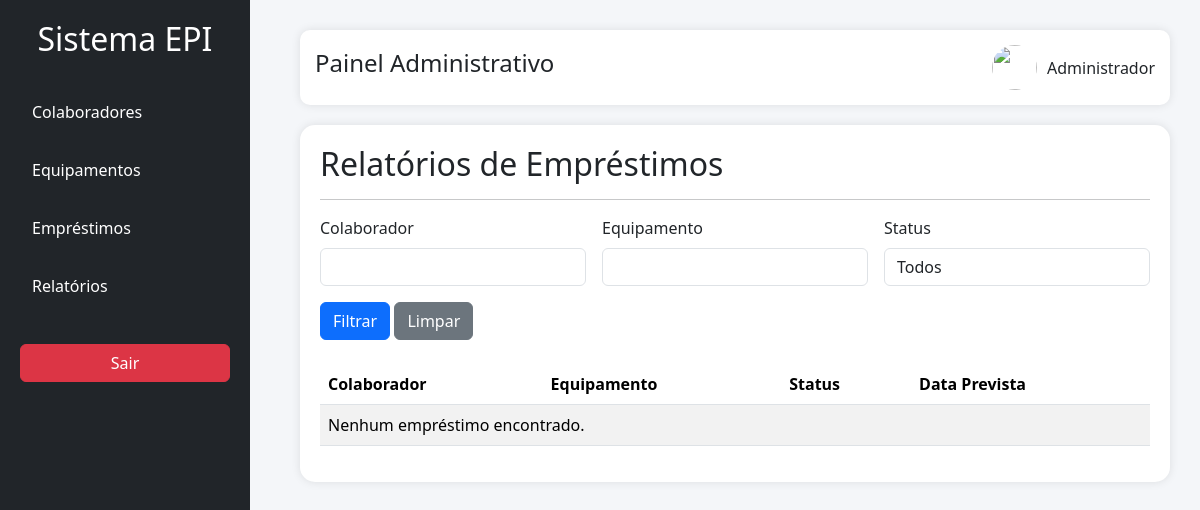
/emprestimos/relatorios/ (signed in), run on an earlier commit of the app's database.
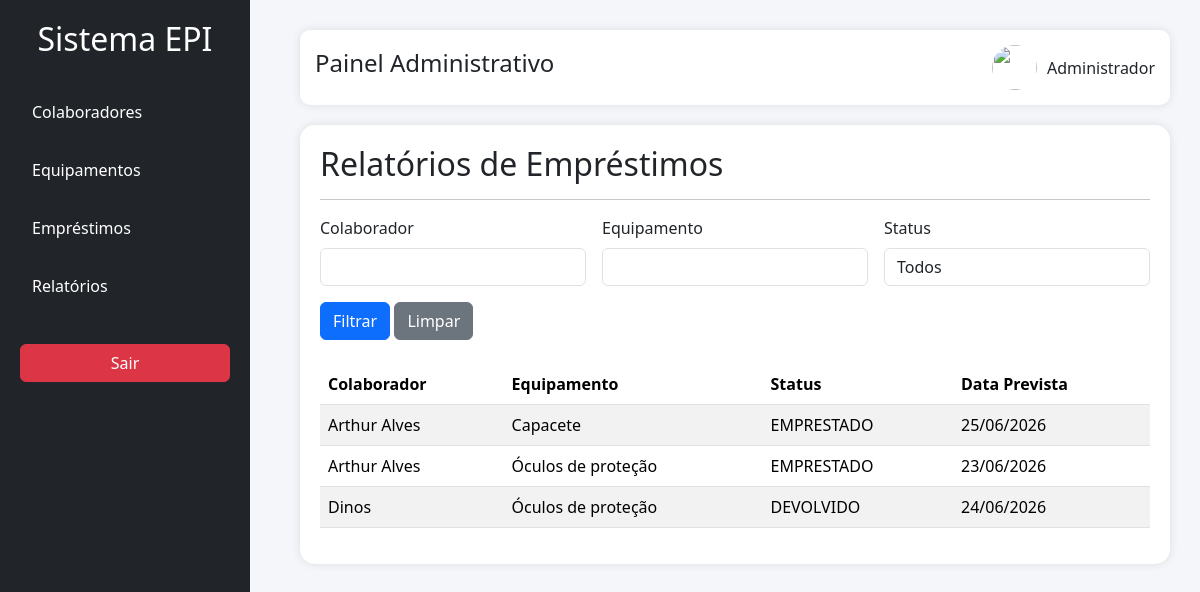
And on a later commit of the database.
### emprestimos/models.py (models this page shows, shortened)
class Emprestimo(models.Model):
    STATUS_CHOICES = [
        ('EMPRESTADO', 'Emprestado'),
        ('FORNECIDO', 'Fornecido'),
        ('DEVOLVIDO', 'Devolvido'),
        ('DANIFICADO', 'Danificado'),
        ('PERDIDO', 'Perdido'),
    ]
    colaborador = models.ForeignKey(
        Colaborador,
        on_delete=models.CASCADE
    )
    equipamento = models.ForeignKey(
        Equipamento,
        on_delete=models.CASCADE
    )
    data_emprestimo = models.DateTimeField(
        auto_now_add=True
    )
    data_prevista_devolucao = models.DateTimeField()
    data_devolucao = models.DateTimeField(
        null=True,
        blank=True
    )
    status = models.CharField(
        max_length=20,
        choices=STATUS_CHOICES,
        default='EMPRESTADO'
    )
    observacao_devolucao = models.TextField(
        null=True,
        blank=True
    )

### colaboradores/models.py (models this page shows)
class Colaborador(models.Model):
    nome = models.CharField(max_length=100)
    cpf = models.CharField(max_length=14)
    setor = models.CharField(max_length=50)
    cargo = models.CharField(max_length=50)
    telefone = models.CharField(max_length=20)
    email = models.EmailField()
    def __str__(self):
        return self.nome

### equipamentos/models.py (models this page shows)
class Equipamento(models.Model):
    nome_epi = models.CharField(max_length=100)
    ca = models.CharField(max_length=30)
    quantidade = models.IntegerField()
    validade = models.DateField()
    descricao = models.TextField()
    def __str__(self):
        return self.nome_epi

### emprestimos/views.py (the view)
@login_required
def relatorios(request):
    emprestimos = Emprestimo.objects.all()
    colaborador = request.GET.get('colaborador', '')
    equipamento = request.GET.get('equipamento', '')
    status = request.GET.get('status', '')
    if colaborador:
        emprestimos = emprestimos.filter(
            colaborador__nome__icontains=colaborador
        )
    if equipamento:
        emprestimos = emprestimos.filter(
            equipamento__nome_epi__icontains=equipamento
        )
    if status:
        emprestimos = emprestimos.filter(
            status=status
        )
    return render(
        request,
        'emprestimos/relatorios.html',
        {
            'emprestimos': emprestimos,
            'colaborador': colaborador,
            'equipamento': equipamento,
            'status': status,
        }
    )

### templates/emprestimos/relatorios.html (shortened to what this page needs)
{% extends 'base.html' %}
{% block content %}
<h2>Relatórios de Empréstimos</h2>
<hr>
<form method="get" class="row g-3 mb-4">
    <div class="col-md-4">
        <label class="form-label">Colaborador</label>
        <input
            type="text"
            name="colaborador"
            class="form-control"
            value="{{ colaborador }}"
        >
    </div>
    <div class="col-md-4">
        <label class="form-label">Equipamento</label>
        <input
            type="text"
            name="equipamento"
            class="form-control"
            value="{{ equipamento }}"
        >
    </div>
    <div class="col-md-4">
        <label class="form-label">Status</label>
        <select name="status" class="form-control">
            <option value="">Todos</option>
        </select>
    </div>
    <div class="col-12">
        <button type="submit" class="btn btn-primary">
            Filtrar
        </button>
        <a href="{% url 'relatorios' %}" class="btn btn-secondary">
            Limpar
        </a>
    </div>
</form>
<table class="table table-striped">
    <thead>
        <tr>
            <th>Colaborador</th>
            <th>Equipamento</th>
            <th>Status</th>
            <th>Data Prevista</th>
        </tr>
    </thead>
    <tbody>
        {% for emprestimo in emprestimos %}
        <tr>
            <td>{{ emprestimo.colaborador }}</td>
            <td>{{ emprestimo.equipamento }}</td>
            <td>{{ emprestimo.status }}</td>
            <td>{{ emprestimo.data_prevista_devolucao|date:"d/m/Y" }}</td>
        </tr>
        {% empty %}
        <tr>
            <td colspan="4">
                Nenhum empréstimo encontrado.
            </td>
        </tr>
        {% endfor %}
    </tbody>
</table>
{% endblock %}

### templates/base.html (shortened to what this page needs)
<!DOCTYPE html>
<html lang="pt-br">
<head>
    <link href="https://cdn.jsdelivr.net/npm/bootstrap@5.3.3/dist/css/bootstrap.min.css" rel="stylesheet">
</head>
<body>
    <div class="sidebar">
        <h2>Sistema EPI</h2>
        <a href="{% url 'listar_colaboradores' %}">Colaboradores</a>
        <a href="/equipamentos/">Equipamentos</a>
        <a href="{% url 'listar_emprestimos' %}">Empréstimos</a>
        <a href="{% url 'relatorios' %}">Relatórios</a>
        {% if user.is_authenticated %}
            <form method="post" action="{% url 'logout' %}">
                <button type="submit" class="btn btn-danger mt-4 w-100">
                    Sair
                </button>
            </form>
        {% endif %}
    </div>
    <div class="content">
        <div class="topbar">
            <h4>Painel Administrativo</h4>
            <div class="user-info">
                <img src="https://cdn-icons-png.flaticon.com/512/149/149071.png">
                <span>Administrador</span>
            </div>
        </div>
        <div class="card-custom">
            {% block content %}
            {% endblock %}
        </div>
    </div>
</body>
</html>

### templates/base.html (style rules this page uses)
body { margin:0; padding:0; background:#f4f6f9; }
.sidebar { width:250px; height:100vh; background:#212529; position:fixed; left:0; top:0; color:white; padding:20px; }
.sidebar h2 { text-align:center; margin-bottom:30px; }
.sidebar a { display:block; color:white; text-decoration:none; padding:12px; margin-bottom:10px; border-radius:8px; }
.content { margin-left:270px; padding:30px; }
.topbar { background:white; padding:15px; border-radius:10px; margin-bottom:20px; display:flex; justify-content:space-between; align-items:center; box-shadow:0 0 10px rgba(0,0,0,0.1); }
.user-info { display:flex; align-items:center; gap:10px; }
.user-info img { width:45px; height:45px; border-radius:50%; }
.card-custom { background:white; border-radius:15px; padding:20px; box-shadow:0 0 10px rgba(0,0,0,0.1); }

What changed in the data, as far as the page shows it:
added Emprestimo: colaborador "Arthur Alves", equipamento "Capacete", status "EMPRESTADO", data_prevista_devolucao "25/06/2026"
added Emprestimo: colaborador "Arthur Alves", equipamento "Óculos de proteção", status "EMPRESTADO", data_prevista_devolucao "23/06/2026"
added Emprestimo: colaborador "Dinos", equipamento "Óculos de proteção", status "DEVOLVIDO", data_prevista_devolucao "24/06/2026"
Also different on the page:
text no longer shown: "Nenhum empréstimo encontrado."
